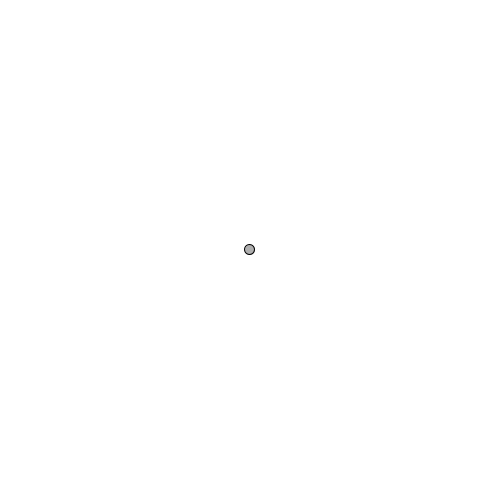
Frame 1 (no input)
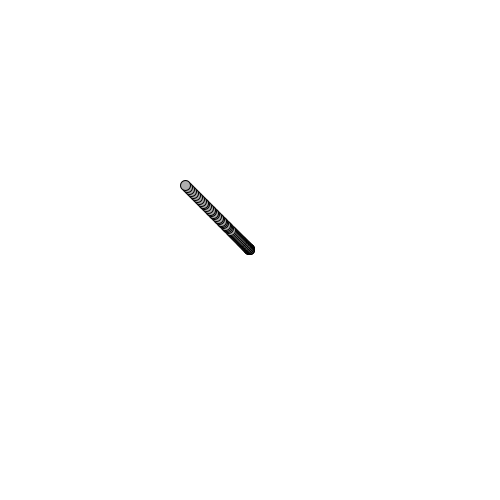
Frame 60 (the mouse pressed at the canvas centre just before this capture)
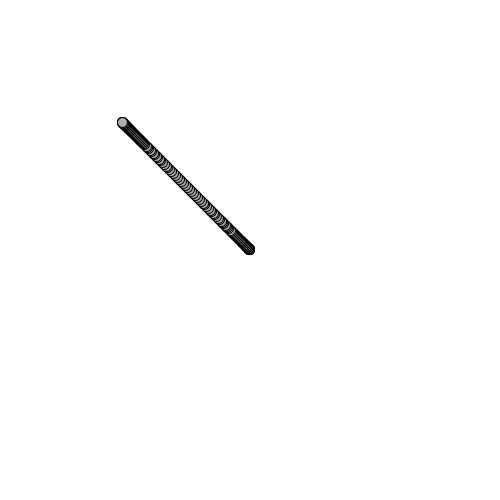
Frame 120 (the mouse held since frame 60 and released just before this capture)

The Processing sketch that drew these frames (run headless with seeded random() and noise(); from frame 60 on, the mouse is pressed at the canvas centre):

// Processing sketch: revolve_around
// ── revolve_around.pde
Planet planet;

void setup() {
   background(255);
   size(500, 500);
   planet = new Planet();
}

void draw() {
   planet.update();
   planet.display();
}

// ── Planet.pde
class Planet {
   
  private PVector location;
  private PVector velocity;
  private PVector acceleration;
  
  static final float maxVelocity = 10; 
  
  Planet() {
     location = new PVector(width/2, height/2);
     setVelocity(new PVector(0, 0));
     acceleration = new PVector(0, 0);
  }
  
  private void setVelocity(PVector velocity) {
    this.velocity = velocity;
    this.velocity.limit(maxVelocity);
  }
  
  private void updateAcceleration() {
    PVector cursor = new PVector(mouseX, mouseY);
    PVector diff = PVector.sub(cursor, location);
    diff.normalize();
    diff.mult(0.05);
    acceleration = diff;
  }
  
  public void update() {
    updateAcceleration();
    velocity.add(acceleration);
    location.add(velocity);
  }
  
  public void display() {
    stroke(0);
    fill(175);
    ellipse(location.x, location.y, 10, 10);
  }
  
}
